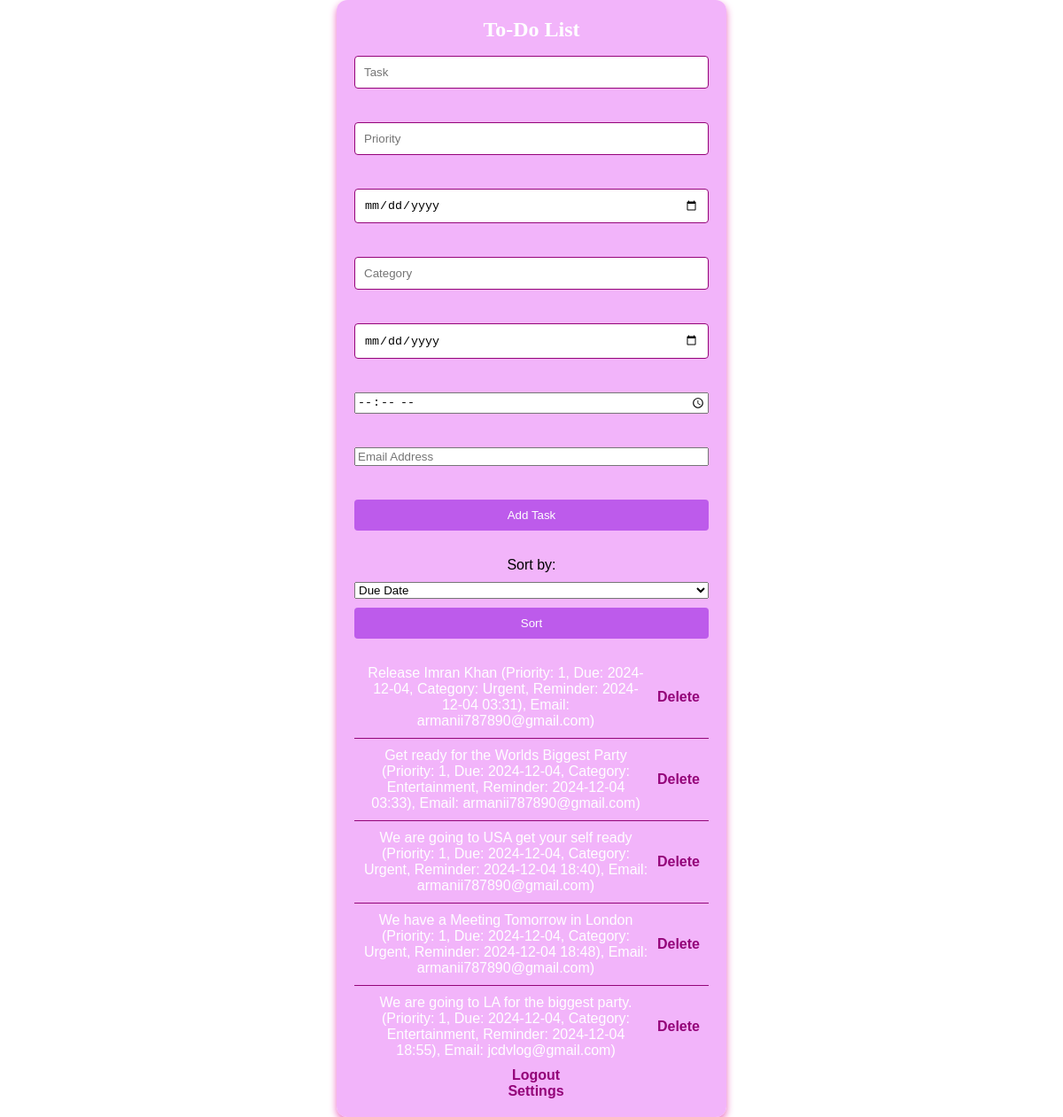
The app's page / (signed in) with its own data.
### app.py (models this page shows)
class Task(db.Model):
    id = db.Column(db.Integer, primary_key=True)
    task = db.Column(db.String(200), nullable=False)
    priority = db.Column(db.Integer, nullable=False)
    due_date = db.Column(db.String(50), nullable=False)
    category = db.Column(db.String(50), nullable=True)
    reminder_date = db.Column(db.String(50), nullable=True)
    reminder_time = db.Column(db.String(5), nullable=False, default='5')
    email = db.Column(db.String(150), nullable=False)
    user_id = db.Column(db.Integer, db.ForeignKey('user.id'), nullable=False)

### app.py (the view)
@app.route('/')
@login_required
def index():
    sort_by = request.args.get('sort_by', 'due_date')
    tasks = Task.query.filter_by(user_id=current_user.id).order_by(sort_by).all()
    user_preferences = UserPreferences.query.filter_by(user_id=current_user.id).first()
    return render_template('index.html', tasks=tasks, preferences=user_preferences)

### app.py (called while the page is built)
@login_manager.user_loader
def load_user(user_id):
    return User.query.get(int(user_id))

### templates/index.html (shortened to what this page needs)
<!DOCTYPE html>
<html lang="en">
<head>
    <link rel="stylesheet" href="{{ url_for('static', filename='style.css') }}">
</head>
<body>
    <div class="container">
        <h1 style="color: {{ preferences.color }}; font-family: {{ preferences.font }};">To-Do List</h1>
        <form action="{{ url_for('add_task') }}" method="POST">
            <input type="text" name="task" placeholder="Task" required><br>
            <input type="number" name="priority" placeholder="Priority" required><br>
            <input type="date" name="due_date" required><br>
            <input type="text" name="category" placeholder="Category"><br>
            <input type="date" name="reminder_date" placeholder="Reminder Date" required><br>
            <input type="time" name="reminder_time" placeholder="Reminder Time" required><br>
            <input type="email" name="email" placeholder="Email Address" required><br>
            <button type="submit">Add Task</button>
        </form>
        <form action="/" method="get">
            <label for="sort_by">Sort by:</label>
            <select name="sort_by" id="sort_by">
                <option value="due_date">Due Date</option>
            </select>
            <button type="submit">Sort</button>
        </form>
        <ul>
            {% for task in tasks %}
            <li>
                {{ task.task }} (Priority: {{ task.priority }}, Due: {{ task.due_date }}, Category: {{ task.category }}, Reminder: {{ task.reminder_date }} {{ task.reminder_time }}), Email: {{ task.email }})
                <a href="{{ url_for('delete_task', task_id=task.id) }}">Delete</a>
            </li>
            {% endfor %}
        </ul>
        <a href="{{ url_for('logout') }}">Logout</a>
        <br>
        <a href="{{ url_for('settings') }}">Settings</a>
    </div>
</body>
</html>

### static/style.css (style rules this page uses)
body { font-family: 'Arial', sans-serif; background: url('/static/bgi.jpg') no-repeat center center fixed; background-size: cover; margin: 0; padding: 0; display: flex; justify-content: center; align-items: center; min-height: 100vh; }
.container { background: rgba(241, 172, 250, 0.9); padding: 20px; border-radius: 12px; box-shadow: 0 4px 8px rgb(235, 108, 193); width: 400px; text-align: center; }
h1 { margin-top: 0; font-size: 24px; color: #ffffff; }
form { display: flex; flex-direction: column; gap: 10px; margin-bottom: 20px; }
input[type="text"], input[type="number"], input[type="date"], input[type="text"] { padding: 10px; border: 1px solid #940379; border-radius: 4px; width: calc(100% - 22px); }
button { background-color: #bd5beb; color: rgb(252, 247, 247); border: none; padding: 10px; border-radius: 4px; cursor: pointer; transition: background-color 0.3s, transform 0.2s; }
ul { list-style-type: none; padding: 0; margin: 0; }
li { padding: 10px; border-bottom: 1px solid #940379; display: flex; justify-content: space-between; align-items: center; transition: background-color 0.3s; }
li:last-child { border-bottom: none; }
a { color: #940379; text-decoration: none; font-weight: bold; margin-left: 10px; transition: color 0.3s; }
label { margin-top: 10px; }

### records on screen
Task: task "Release Imran Khan", priority "1", due_date "2024-12-04", category "Urgent", reminder_date "2024-12-04", reminder_time "03:31", email "armanii787890@gmail.com"
Task: task "Get ready for the Worlds Biggest Party", priority "1", due_date "2024-12-04", category "Entertainment", reminder_date "2024-12-04", reminder_time "03:33", email "armanii787890@gmail.com"
Task: task "We are going to USA get your self ready", priority "1", due_date "2024-12-04", category "Urgent", reminder_date "2024-12-04", reminder_time "18:40", email "armanii787890@gmail.com"
Task: task "We have a Meeting Tomorrow in London", priority "1", due_date "2024-12-04", category "Urgent", reminder_date "2024-12-04", reminder_time "18:48", email "armanii787890@gmail.com"
Task: task "We are going to LA for the biggest party.", priority "1", due_date "2024-12-04", category "Entertainment", reminder_date "2024-12-04", reminder_time "18:55", email "jcdvlog@gmail.com"
